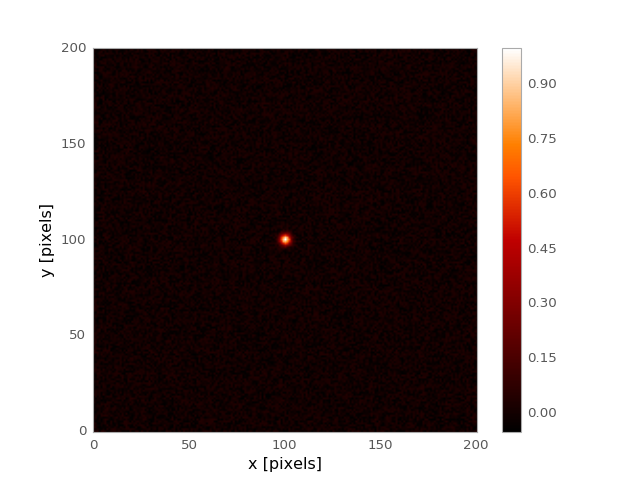

Write Python code to recreate this figure.
import numpy as np
import matplotlib.pyplot as plt
from astropy.modeling.models import Gaussian2D
gauss = Gaussian2D(1, 0, 0, 2, 2)
# Fake image data including noise
x = np.arange(-100, 101)
y = np.arange(-100, 101)
x, y = np.meshgrid(x, y)
data_2D = gauss(x, y) + 0.1 * (np.random.rand(201, 201) - 0.5)
plt.imshow(data_2D, origin='lower')
plt.xlabel('x [pixels]')
plt.ylabel('y [pixels]')
plt.colorbar()
plt.show()
